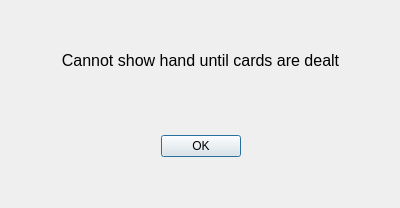
<?xml version="1.0" encoding="UTF-8"?>
<ui version="4.0">
 <class>Dialog</class>
 <widget class="QDialog" name="Dialog">
  <property name="geometry">
   <rect>
    <x>0</x>
    <y>0</y>
    <width>400</width>
    <height>208</height>
   </rect>
  </property>
  <property name="windowTitle">
   <string>Dialog</string>
  </property>
  <widget class="QDialogButtonBox" name="buttonBox">
   <property name="geometry">
    <rect>
     <x>150</x>
     <y>130</y>
     <width>91</width>
     <height>32</height>
    </rect>
   </property>
   <property name="orientation">
    <enum>Qt::Horizontal</enum>
   </property>
   <property name="standardButtons">
    <set>QDialogButtonBox::Ok</set>
   </property>
  </widget>
  <widget class="QLabel" name="label">
   <property name="geometry">
    <rect>
     <x>0</x>
     <y>50</y>
     <width>401</width>
     <height>21</height>
    </rect>
   </property>
   <property name="font">
    <font>
     <pointsize>12</pointsize>
    </font>
   </property>
   <property name="text">
    <string>Cannot show hand until cards are dealt</string>
   </property>
   <property name="alignment">
    <set>Qt::AlignCenter</set>
   </property>
  </widget>
 </widget>
 <resources/>
 <connections>
  <connection>
   <sender>buttonBox</sender>
   <signal>accepted()</signal>
   <receiver>Dialog</receiver>
   <slot>accept()</slot>
   <hints>
    <hint type="sourcelabel">
     <x>248</x>
     <y>254</y>
    </hint>
    <hint type="destinationlabel">
     <x>157</x>
     <y>274</y>
    </hint>
   </hints>
  </connection>
  <connection>
   <sender>buttonBox</sender>
   <signal>rejected()</signal>
   <receiver>Dialog</receiver>
   <slot>reject()</slot>
   <hints>
    <hint type="sourcelabel">
     <x>316</x>
     <y>260</y>
    </hint>
    <hint type="destinationlabel">
     <x>286</x>
     <y>274</y>
    </hint>
   </hints>
  </connection>
 </connections>
</ui>
